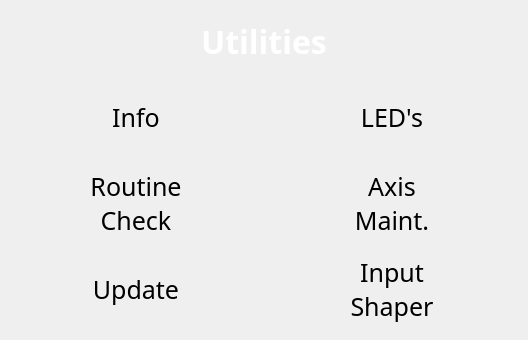
  <widget class="QWidget" name="utilities_page">
   <layout class="QVBoxLayout" name="verticalLayout">
    <item>
     <layout class="QHBoxLayout" name="utilities_header_layout">
      <item>
       <widget class="QLabel" name="utilities_title_label">
        <property name="sizePolicy">
         <sizepolicy hsizetype="Expanding" vsizetype="Minimum">
          <horstretch>0</horstretch>
          <verstretch>0</verstretch>
         </sizepolicy>
        </property>
        <property name="minimumSize">
         <size>
          <width>0</width>
          <height>60</height>
         </size>
        </property>
        <property name="maximumSize">
         <size>
          <width>16777215</width>
          <height>60</height>
         </size>
        </property>
        <property name="font">
         <font>
          <family>Momcake</family>
          <pointsize>24</pointsize>
          <bold>true</bold>
         </font>
        </property>
        <property name="styleSheet">
         <string notr="true">background: transparent; color: white;</string>
        </property>
        <property name="text">
         <string>Utilities</string>
        </property>
        <property name="alignment">
         <set>Qt::AlignCenter</set>
        </property>
        <property name="class" stdset="0">
         <string>title_text</string>
        </property>
       </widget>
      </item>
     </layout>
    </item>
    <item>
     <layout class="QGridLayout" name="utilities_content_layout">
      <item row="1" column="1">
       <widget class="BlocksCustomButton" name="utilities_axes_btn">
        <property name="sizePolicy">
         <sizepolicy hsizetype="Expanding" vsizetype="Expanding">
          <horstretch>0</horstretch>
          <verstretch>0</verstretch>
         </sizepolicy>
        </property>
        <property name="minimumSize">
         <size>
          <width>250</width>
          <height>80</height>
         </size>
        </property>
        <property name="maximumSize">
         <size>
          <width>250</width>
          <height>80</height>
         </size>
        </property>
        <property name="font">
         <font>
          <family>Momcake</family>
          <pointsize>19</pointsize>
          <italic>false</italic>
          <stylestrategy>PreferAntialias</stylestrategy>
         </font>
        </property>
        <property name="mouseTracking">
         <bool>false</bool>
        </property>
        <property name="tabletTracking">
         <bool>true</bool>
        </property>
        <property name="contextMenuPolicy">
         <enum>Qt::ContextMenuPolicy::NoContextMenu</enum>
        </property>
        <property name="layoutDirection">
         <enum>Qt::LayoutDirection::LeftToRight</enum>
        </property>
        <property name="styleSheet">
         <string notr="true"/>
        </property>
        <property name="text">
         <string>Axis
Maint.</string>
        </property>
        <property name="autoDefault">
         <bool>false</bool>
        </property>
        <property name="flat">
         <bool>true</bool>
        </property>
        <property name="class" stdset="0">
         <string>menu_btn</string>
        </property>
        <property name="icon_pixmap" stdset="0">
         <pixmap resource="resources/icon_resources.qrc">:/motion/media/btn_icons/axis_maintenance.svg</pixmap>
        </property>
       </widget>
      </item>
      <item row="2" column="0">
       <widget class="BlocksCustomButton" name="update_btn">
        <property name="sizePolicy">
         <sizepolicy hsizetype="Expanding" vsizetype="Expanding">
          <horstretch>0</horstretch>
          <verstretch>0</verstretch>
         </sizepolicy>
        </property>
        <property name="minimumSize">
         <size>
          <width>250</width>
          <height>80</height>
         </size>
        </property>
        <property name="maximumSize">
         <size>
          <width>250</width>
          <height>80</height>
         </size>
        </property>
        <property name="font">
         <font>
          <family>Momcake</family>
          <pointsize>19</pointsize>
          <bold>false</bold>
         </font>
        </property>
        <property name="text">
         <string>Update</string>
        </property>
        <property name="flat">
         <bool>true</bool>
        </property>
       </widget>
      </item>
      <item row="1" column="0">
       <widget class="BlocksCustomButton" name="utilities_routine_check_btn">
        <property name="sizePolicy">
         <sizepolicy hsizetype="Expanding" vsizetype="Expanding">
          <horstretch>0</horstretch>
          <verstretch>0</verstretch>
         </sizepolicy>
        </property>
        <property name="minimumSize">
         <size>
          <width>250</width>
          <height>80</height>
         </size>
        </property>
        <property name="maximumSize">
         <size>
          <width>250</width>
          <height>80</height>
         </size>
        </property>
        <property name="font">
         <font>
          <family>Momcake</family>
          <pointsize>19</pointsize>
          <italic>false</italic>
          <stylestrategy>PreferAntialias</stylestrategy>
         </font>
        </property>
        <property name="mouseTracking">
         <bool>false</bool>
        </property>
        <property name="tabletTracking">
         <bool>true</bool>
        </property>
        <property name="contextMenuPolicy">
         <enum>Qt::ContextMenuPolicy::NoContextMenu</enum>
        </property>
        <property name="layoutDirection">
         <enum>Qt::LayoutDirection::LeftToRight</enum>
        </property>
        <property name="styleSheet">
         <string notr="true"/>
        </property>
        <property name="text">
         <string>Routine
Check</string>
        </property>
        <property name="autoDefault">
         <bool>false</bool>
        </property>
        <property name="flat">
         <bool>true</bool>
        </property>
        <property name="class" stdset="0">
         <string>menu_btn</string>
        </property>
        <property name="icon_pixmap" stdset="0">
         <pixmap resource="resources/icon_resources.qrc">:/ui/media/btn_icons/routine.svg</pixmap>
        </property>
       </widget>
      </item>
      <item row="2" column="1">
       <widget class="BlocksCustomButton" name="utilities_input_shaper_btn">
        <property name="sizePolicy">
         <sizepolicy hsizetype="Expanding" vsizetype="Expanding">
          <horstretch>0</horstretch>
          <verstretch>0</verstretch>
         </sizepolicy>
        </property>
        <property name="minimumSize">
         <size>
          <width>250</width>
          <height>80</height>
         </size>
        </property>
        <property name="maximumSize">
         <size>
          <width>250</width>
          <height>80</height>
         </size>
        </property>
        <property name="font">
         <font>
          <family>Momcake</family>
          <pointsize>19</pointsize>
          <italic>false</italic>
          <stylestrategy>PreferAntialias</stylestrategy>
         </font>
        </property>
        <property name="mouseTracking">
         <bool>false</bool>
        </property>
        <property name="tabletTracking">
         <bool>true</bool>
        </property>
        <property name="contextMenuPolicy">
         <enum>Qt::ContextMenuPolicy::NoContextMenu</enum>
        </property>
        <property name="layoutDirection">
         <enum>Qt::LayoutDirection::LeftToRight</enum>
        </property>
        <property name="styleSheet">
         <string notr="true"/>
        </property>
        <property name="text">
         <string>Input
Shaper</string>
        </property>
        <property name="autoDefault">
         <bool>false</bool>
        </property>
        <property name="flat">
         <bool>true</bool>
        </property>
        <property name="class" stdset="0">
         <string>menu_btn</string>
        </property>
        <property name="icon_pixmap" stdset="0">
         <pixmap resource="resources/icon_resources.qrc">:/input_shaper/media/btn_icons/input_shaper.svg</pixmap>
        </property>
       </widget>
      </item>
      <item row="0" column="0">
       <widget class="BlocksCustomButton" name="utilities_info_btn">
        <property name="sizePolicy">
         <sizepolicy hsizetype="Expanding" vsizetype="Expanding">
          <horstretch>0</horstretch>
          <verstretch>0</verstretch>
         </sizepolicy>
        </property>
        <property name="minimumSize">
         <size>
          <width>250</width>
          <height>80</height>
         </size>
        </property>
        <property name="maximumSize">
         <size>
          <width>250</width>
          <height>80</height>
         </size>
        </property>
        <property name="font">
         <font>
          <family>Momcake</family>
          <pointsize>19</pointsize>
          <italic>false</italic>
          <stylestrategy>PreferAntialias</stylestrategy>
         </font>
        </property>
        <property name="mouseTracking">
         <bool>false</bool>
        </property>
        <property name="tabletTracking">
         <bool>true</bool>
        </property>
        <property name="contextMenuPolicy">
         <enum>Qt::ContextMenuPolicy::NoContextMenu</enum>
        </property>
        <property name="layoutDirection">
         <enum>Qt::LayoutDirection::LeftToRight</enum>
        </property>
        <property name="styleSheet">
         <string notr="true"/>
        </property>
        <property name="text">
         <string>Info</string>
        </property>
        <property name="autoDefault">
         <bool>false</bool>
        </property>
        <property name="flat">
         <bool>true</bool>
        </property>
        <property name="class" stdset="0">
         <string>menu_btn</string>
        </property>
        <property name="icon_pixmap" stdset="0">
         <pixmap resource="resources/icon_resources.qrc">:/ui/media/btn_icons/info.svg</pixmap>
        </property>
       </widget>
      </item>
      <item row="0" column="1">
       <widget class="BlocksCustomButton" name="utilities_leds_btn">
        <property name="sizePolicy">
         <sizepolicy hsizetype="Expanding" vsizetype="Expanding">
          <horstretch>0</horstretch>
          <verstretch>0</verstretch>
         </sizepolicy>
        </property>
        <property name="minimumSize">
         <size>
          <width>250</width>
          <height>80</height>
         </size>
        </property>
        <property name="maximumSize">
         <size>
          <width>250</width>
          <height>80</height>
         </size>
        </property>
        <property name="font">
         <font>
          <family>Momcake</family>
          <pointsize>19</pointsize>
          <italic>false</italic>
          <stylestrategy>PreferAntialias</stylestrategy>
         </font>
        </property>
        <property name="mouseTracking">
         <bool>false</bool>
        </property>
        <property name="tabletTracking">
         <bool>true</bool>
        </property>
        <property name="contextMenuPolicy">
         <enum>Qt::ContextMenuPolicy::NoContextMenu</enum>
        </property>
        <property name="layoutDirection">
         <enum>Qt::LayoutDirection::LeftToRight</enum>
        </property>
        <property name="styleSheet">
         <string notr="true"/>
        </property>
        <property name="text">
         <string>LED's</string>
        </property>
        <property name="autoDefault">
         <bool>false</bool>
        </property>
        <property name="flat">
         <bool>true</bool>
        </property>
        <property name="class" stdset="0">
         <string>menu_btn</string>
        </property>
        <property name="icon_pixmap" stdset="0">
         <pixmap resource="resources/icon_resources.qrc">:/ui/media/btn_icons/leds.svg</pixmap>
        </property>
       </widget>
      </item>
     </layout>
    </item>
   </layout>
  </widget>
